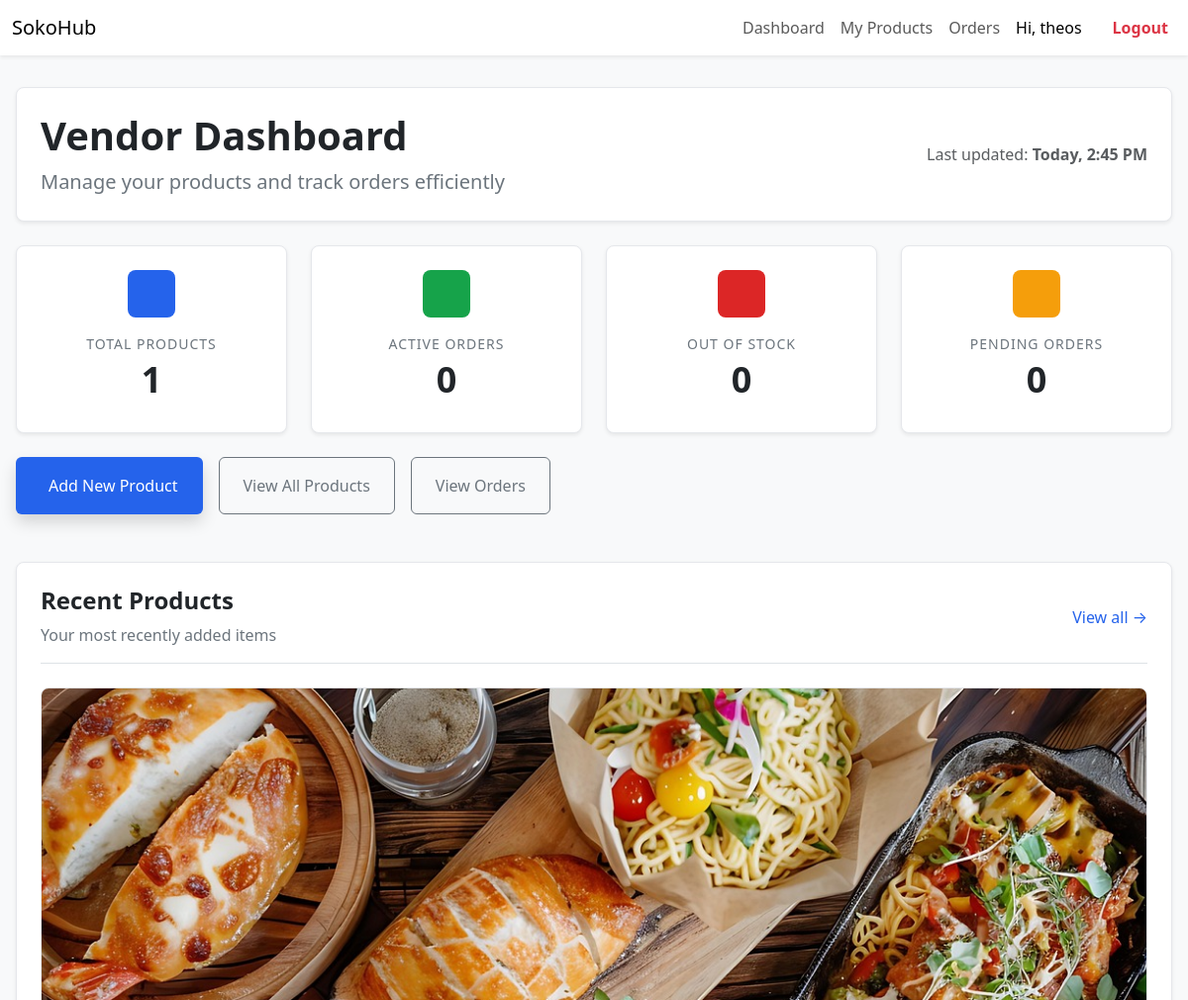
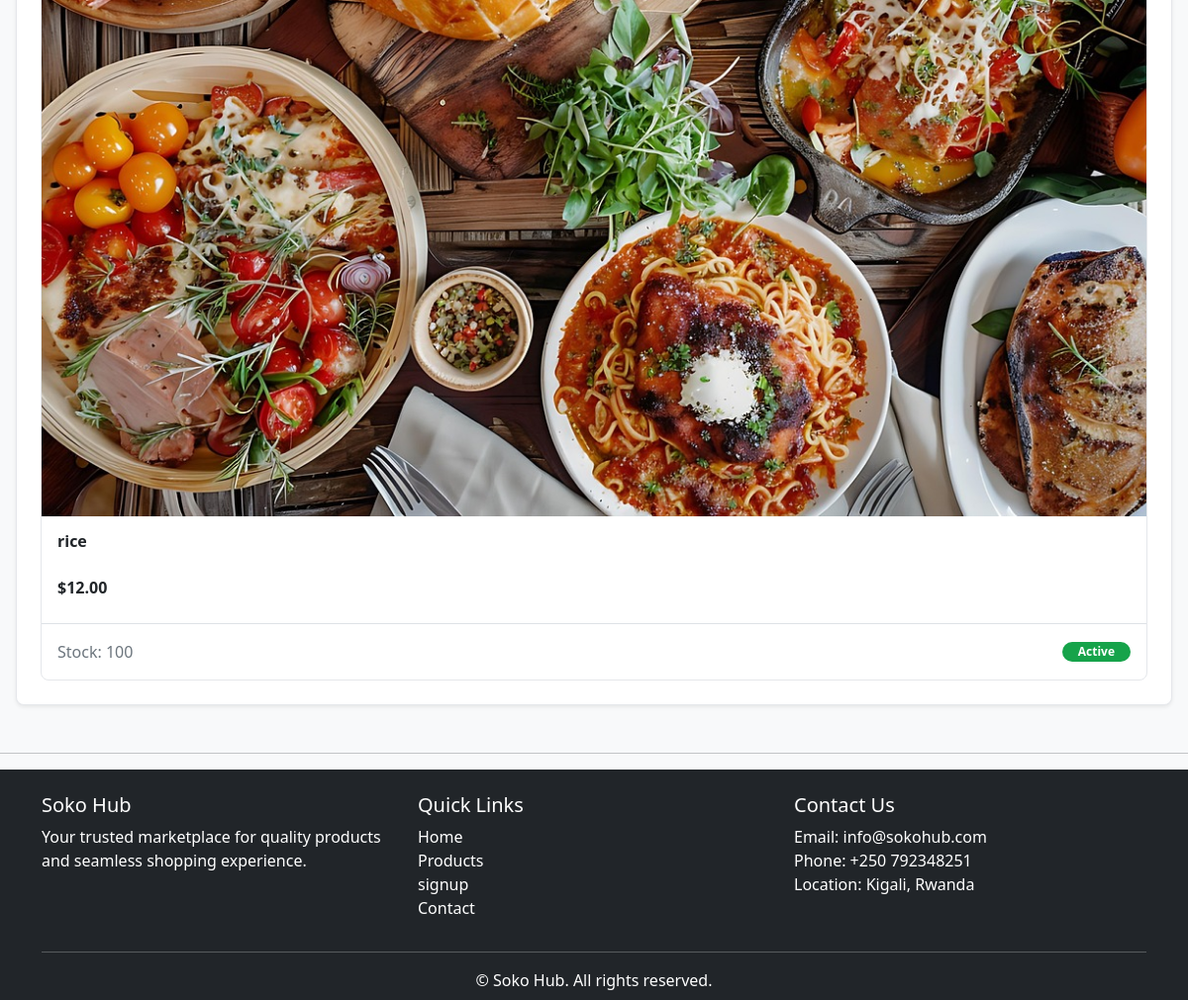
Page /dashboard/vendor/ (signed in) on the committed database (2 pictures, top to bottom).
### accounts/models.py (models this page shows)
class CustomUser(AbstractUser):
    USER_CHOICE_CUSTOMER= 'C',
    USER_CHOICE_VENDOR= 'V',
    USER_CHOICE = [
        ('V','Vendor'),
        ('C','Customer'),
    ]
    phone = models.CharField(max_length=15, blank=True, null=True)
    location = models.CharField(max_length=255)
    user_type= models.CharField(max_length = 150,choices= USER_CHOICE, default= USER_CHOICE_CUSTOMER)

### products/models.py (models this page shows, shortened)
class product(models.Model):
    STATUS_CHOICES = (
        ('available', 'Available'),
        ('unavailable', 'Unvailable'),
    )
    vendor = models.ForeignKey('accounts.CustomUser',on_delete = models.CASCADE)
    name = models.CharField(max_length=255)
    description = models.TextField()
    price = models.DecimalField(max_digits=20,decimal_places=4)
    stock = models.IntegerField()
    image = models.ImageField(upload_to='media/products/')
    created_at = models.DateTimeField(auto_now_add=True)
    status = models.CharField(max_length=20, choices=STATUS_CHOICES, default='available')

### accounts/views.py (the view)
# urls.py: path('dashboard/vendor/',vendor_dashboard, name='vendor_dashboard'),
@vendor_required
def vendor_dashboard(request):
    vendor_products = product.objects.filter(vendor=request.user)
    recent_products = vendor_products.order_by('-created_at')
    total_pro = vendor_products.count()
    unav_pro = vendor_products.filter(status='unavailable').count()
    act_order = Order.objects.filter(status='active').count()
    pend_order = Order.objects.filter(status='pending').count()
    context = {"products": recent_products, 'total_pro': total_pro, "act_order": act_order, "pend_order": pend_order, 'unav_pro': unav_pro}
    return render(request,'accounts/vendor_dashboard.html',context)

### accounts/templates/accounts/vendor_dashboard.html (shortened to what this page needs)
{% extends "accounts/base.html" %}
{% block content %}
<div class="container-custom">
    <div class="card-custom p-4 mb-4 shadow-sm">
        <div class="row align-items-center">
            <div class="col-md-8">
                <h1 class="fw-bold text-dark">Vendor Dashboard</h1>
                <p class="text-secondary fs-5 mb-0">Manage your products and track orders efficiently</p>
            </div>
            <div class="col-md-4 text-md-end d-none d-md-block">
                <p class="text-muted mb-0">Last updated: <strong>Today, 2:45 PM</strong></p>
            </div>
        </div>
    </div>
    <div class="row g-4 mb-4">
        <div class="col-12 col-sm-6 col-lg-3">
            <div class="card-custom p-4 text-center shadow-sm">
                <div class="icon-box mx-auto mb-3" style="background:#2563eb;"></div>
                <p class="text-uppercase text-secondary small mb-1" style="letter-spacing:1px;">Total Products</p>
                <h2 class="fw-bold text-dark" style="font-size:2.25rem;">{{total_pro}}</h2>
            </div>
        </div>
        <div class="col-12 col-sm-6 col-lg-3">
            <div class="card-custom p-4 text-center shadow-sm">
                <div class="icon-box mx-auto mb-3" style="background:#16a34a;"></div>
                <p class="text-uppercase text-secondary small mb-1" style="letter-spacing:1px;">Active orders</p>
                <h2 class="fw-bold text-dark" style="font-size:2.25rem;">{{act_order}}</h2>
            </div>
        </div>
        <div class="col-12 col-sm-6 col-lg-3">
            <div class="card-custom p-4 text-center shadow-sm">
                <div class="icon-box mx-auto mb-3" style="background:#dc2626;"></div>
                <p class="text-uppercase text-secondary small mb-1" style="letter-spacing:1px;">out of stock</p>
                <h2 class="fw-bold text-dark" style="font-size:2.25rem;">{{unav_pro}}</h2>
            </div>
        </div>
        <div class="col-12 col-sm-6 col-lg-3">
            <div class="card-custom p-4 text-center shadow-sm">
                <div class="icon-box mx-auto mb-3" style="background:#f59e0b;"></div>
                <p class="text-uppercase text-secondary small mb-1" style="letter-spacing:1px;">Pending Orders</p>
                <h2 class="fw-bold text-dark" style="font-size:2.25rem;">{{pend_order}}</h2>
            </div>
        </div>
    </div>
    <div class="d-flex flex-wrap gap-3 mb-5 ">
        <a href="{% url 'create_product' %}" class="btn text-white px-4 py-3 shadow" style="background:#2563eb; text-decoration: none;"> Add New Product</a>
        <button class="btn btn-outline-secondary px-4 py-3">
            View All Products
        </button>
        <button class="btn btn-outline-secondary px-4 py-3">
             <a href="#" style="text-decoration: none; color: inherit;">View Orders</a>
        </button>
    </div>
    <div class="card-custom p-4 shadow-sm">
        <div class="d-flex justify-content-between align-items-center mb-4 border-bottom pb-3">
            <div>
                <h4 class="fw-bold">Recent Products</h4>
                <p class="text-secondary mb-0">Your most recently added items</p>
            </div>
            <a href="{% url 'vendor_products' %}" class="text-blue">View all →</a>
        </div>
        <div class="row g-4">
            {% for product in products|slice:":5" %}
            <div class="col-12 col-sm-6 col-md-4 col-lg-3 col-xl">
                <div class="product-card h-100">
                    <div class="product-img-container">
                        {% if product.image %}
                            <img src="{{ product.image.url }}" alt="{{ product.name }}">
                        {% endif %}
                    </div>
                    <div class="p-3">
                        <h6 class="fw-semibold text-dark mb-1" style="height:2.5rem; overflow:hidden;">{{ product.name }}</h6>
                        <p class="fw-bold text-blue mb-2">${{ product.price|floatformat:2 }}</p>
                    </div>
                    <div class="border-top p-3 d-flex justify-content-between align-items-center">
                        <span class="text-secondary">Stock: {{ product.stock }}</span>
                        {% if product.stock > 0 %}
                            <span class="badge badge-active rounded-pill px-3 py-1">Active</span>
                        {% else %}
                            <span class="badge badge-out rounded-pill px-3 py-1">Out</span>
                        {% endif %}
                    </div>
                </div>
            </div>
            {% endfor %}
        </div>
    </div>
</div>
{% endblock %}

### accounts/templates/accounts/navbar.html (shortened to what this page needs)
{% load static %}
{% block content %}
<nav class="navbar navbar-expand-lg navbar-light bg-light shadow-sm py-2">
  <div class="container-fluid">
    <a class="navbar-brand   fs-lg " href="#">SokoHub</a>
    <div class="collapse navbar-collapse" id="navbarNav">
      <ul class="navbar-nav ms-auto mb-2 mb-lg-0">
      <ul class="navbar-nav mb-2 mb-lg-0">
        {% if request.user.is_authenticated %}
              {% if request.user.user_type == 'V' %}
        <li class="nav-item">
          <a class="nav-link"
          href="{% url 'vendor_dashboard' %}">Dashboard</a>
        </li>
        <li class="nav-item">
          <a class="nav-link "
             href="{% url 'vendor_products' %}">My Products</a>
        </li>
        <li class="nav-item">
          <a class="nav-link "
             href="{% url 'vendor_orders' %}">Orders</a>
        </li>
        {% endif %}
         <li class="nav-item">
            <span class="nav-link msg">Hi, {{ request.user.username }}</span>
          </li>
          <li class="nav-item">
            <a class="nav-link text-danger fw-bold" href="{% url 'logout' %}">Logout</a>
          </li>
        {% endif %}
      </ul>
    </div>
  </div>
</nav>
{% endblock content %}

### accounts/templates/accounts/navbar.html (style rules this page uses)
.navbar { background-color: #fff !important; display: flex !important; justify-content: flex-end !important; align-items: start; }
.msg { font-size: 16px; color: black !important; margin-right: 15px; }

### accounts/templates/accounts/vendor_dashboard.html (style rules this page uses)
body { background: #f8f9fa; }
.container-custom { max-width: 1280px; padding: 2rem 1rem; margin: auto; }
.card-custom { border: 1px solid #e5e7eb; border-radius: 0.5rem; transition: 0.3s ease; background: white; }
.icon-box { width: 48px; height: 48px; border-radius: 0.5rem; display: flex; align-items: center; justify-content: center; color: white; font-size: 1.25rem; }
.product-card { transition: 0.3s ease; border: 1px solid #e5e7eb; border-radius: 0.5rem; overflow: hidden; }
.product-img-container { width: 100%; aspect-ratio: 4/3; background: #e5e7eb; overflow: hidden; }
.product-img-container img { width: 100%; height: 100%; object-fit: cover; transition: 0.3s ease; }
.badge-active { background-color: #16a34a !important; color: white; }
a.text-blue { color: #2563eb; text-decoration: none; }

### rows in the picture
CustomUser: user.username "theos"
product: image (picture), name "rice", price "12.00", stock "100", shows "Active"

### other values in the picture
{{ total_pro }} "1"
{{ act_order }} "0"
{{ unav_pro }} "0"
{{ pend_order }} "0"
